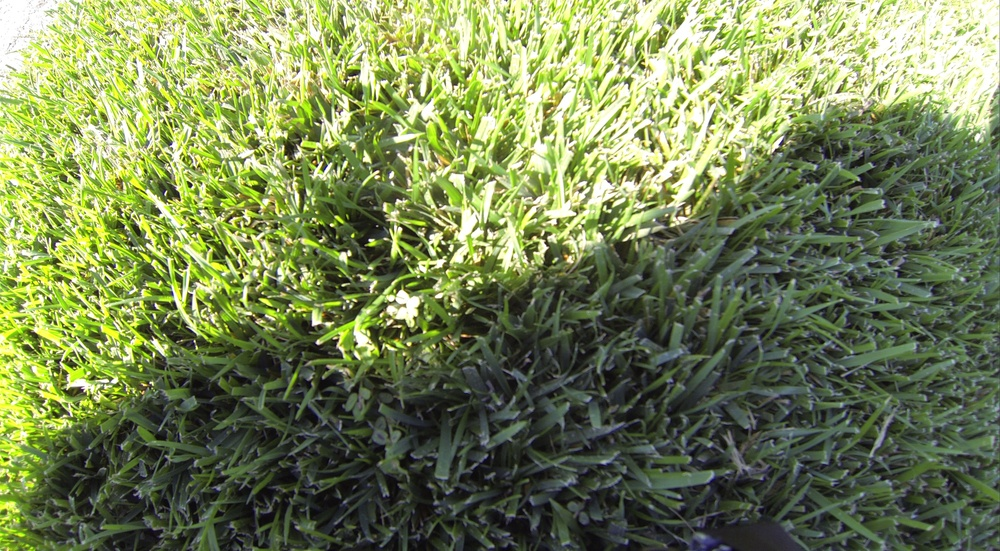
#> input picture test/G0010109.JPG, 1000 x 551 px, shrunk from 3920 x 2160 before the run
$ python testEdgeDtector.py ../G0010109.JPG   (older library calls are emulated)
#> lines starting #> are read from the running program, lines starting #| are printed output that depends on the picture; after the words box and inside, x2 and y2 are one past the last pixel; in counts of white or black regions, pixels touching at a corner belong together
#> further down, image is the input picture: shape (551, 1000, 3); mean R, G, B 118.9, 132.2, 85.6
### src/image_preprocess/EdgeDetector.py
from skimage.color import rgb2grey
from skimage.filters import threshold_otsu
from skimage.measure import find_contours
from skimage.morphology import closing, square
from skimage.feature import canny
import numpy as np

__author__ = 'Kern'


def binarize(image):
    image = rgb2grey(image)
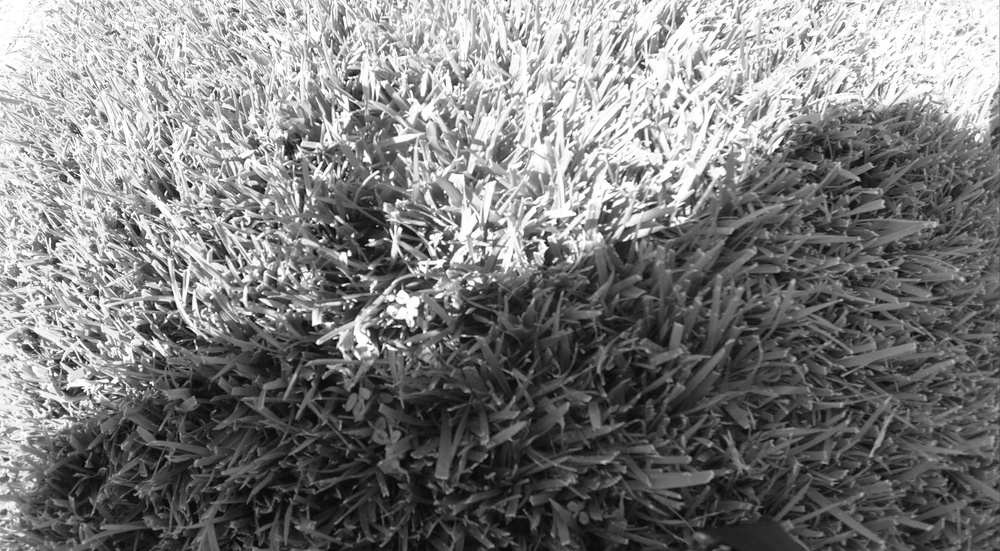
#> image: shape (551, 1000) float64; min 0.0123, max 1, mean 0.494

    threshold = threshold_otsu(image)
#> threshold = 0.566
    return closing(image > threshold, square(3))
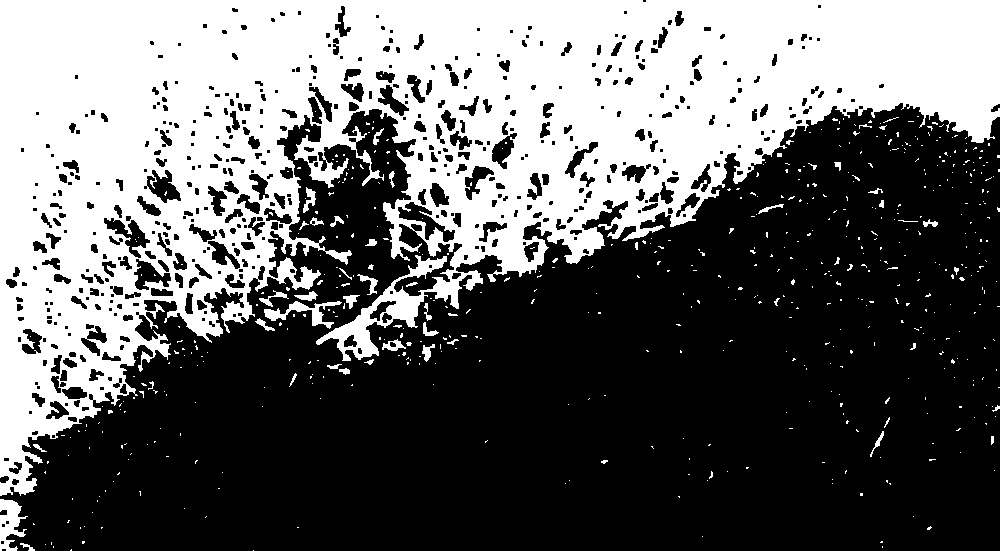
#> returned value: shape (551, 1000) bool; 40.1% white; 571 white regions (519 under 20 px), largest, box (x1, y1, x2, y2) and area: (0, 0, 1000, 496) 214835, (0, 499, 28, 551) 809, (264, 301, 342, 329) 657


def canny_edge_detector(binary_img, sigma):
#> called with sigma = 4.5
    return canny(binary_img, sigma)
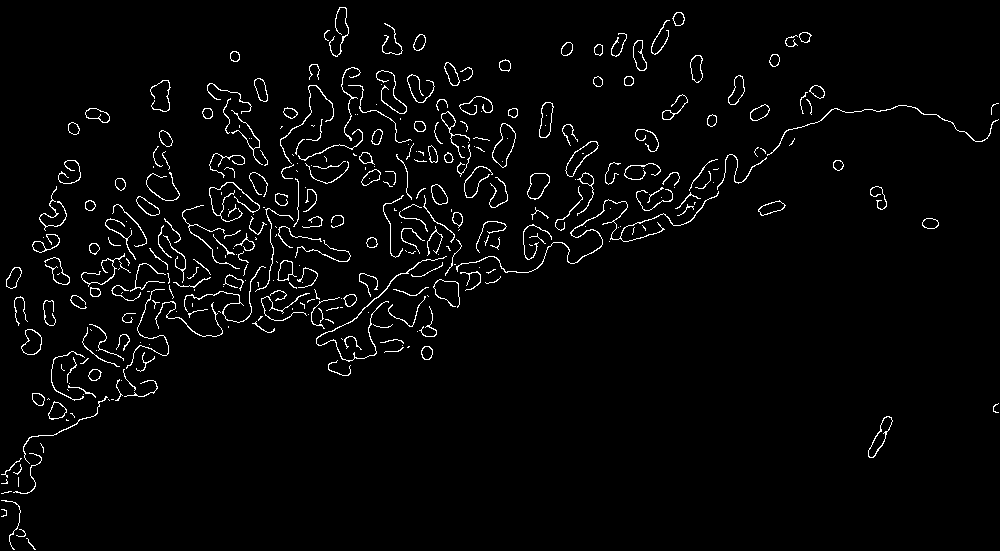
#> returned value: shape (551, 1000) bool; 2.8% white in thin lines or dots


def find_edges(edge_map):
    return find_contours(edge_map, 0.5, fully_connected='high')


# [5 lines left out: function edge_coordinate, not called in this run]

### test/image_preprocess/testEdgeDtector.py
import sys

from skimage import io
import matplotlib.pyplot as plt

from src.image_preprocess.EdgeDetector import *

__author__ = 'kern.ding'

if len(sys.argv) < 2:
    raise ValueError("Usage:", sys.argv[0], " Missing some argument to indicate input files")
path = sys.argv[1]

image = io.imread(path)
binary_image = binarize(image)
edges_map = canny_edge_detector(binary_image, 4.5)
contours = find_edges(edges_map)
#> contours = 408 point arrays, longest 1477 points

f, ((ax0, ax1), (ax2, ax3)) = plt.subplots(2, 2, figsize=(20, 15))
ax0.imshow(image)
ax0.set_title('Input image')
ax1.imshow(binary_image, cmap=plt.cm.jet)
ax1.set_title('binary image')
ax2.imshow(edges_map, cmap=plt.cm.gray)
ax2.set_title('detected edges')
ax3.imshow(image, interpolation='nearest')
ax3.set_title('found contours')
for n, contour in enumerate(contours):
    ax3.plot(contour[:, 1], contour[:, 0], linewidth=2)
plt.show()
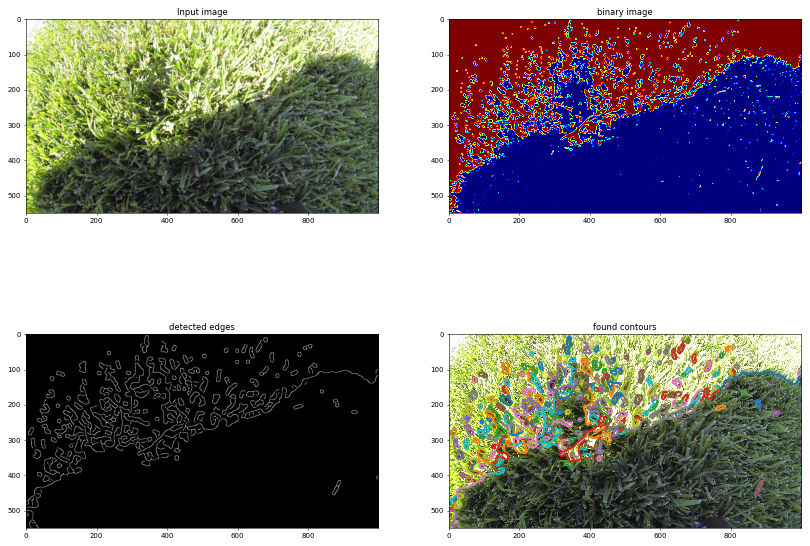
#> figure drawn by matplotlib, 4 panels
